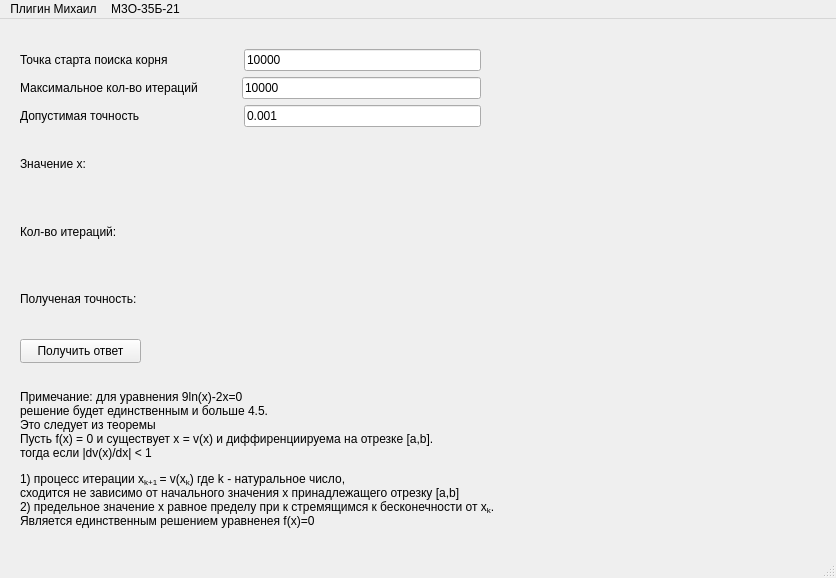
<?xml version="1.0" encoding="UTF-8"?>
<ui version="4.0">
 <class>MainWindow</class>
 <widget class="QMainWindow" name="MainWindow">
  <property name="geometry">
   <rect>
    <x>0</x>
    <y>0</y>
    <width>836</width>
    <height>578</height>
   </rect>
  </property>
  <property name="windowTitle">
   <string>Метод итераций</string>
  </property>
  <widget class="QWidget" name="centralwidget">
   <widget class="QPushButton" name="pushButton">
    <property name="geometry">
     <rect>
      <x>20</x>
      <y>320</y>
      <width>121</width>
      <height>24</height>
     </rect>
    </property>
    <property name="text">
     <string>Получить ответ</string>
    </property>
   </widget>
   <widget class="QWidget" name="verticalLayoutWidget">
    <property name="geometry">
     <rect>
      <x>20</x>
      <y>30</y>
      <width>461</width>
      <height>281</height>
     </rect>
    </property>
    <layout class="QVBoxLayout" name="verticalLayout">
     <item>
      <layout class="QHBoxLayout" name="horizontalLayout_0">
       <item>
        <widget class="QLabel" name="labelStartPoint">
         <property name="minimumSize">
          <size>
           <width>70</width>
           <height>10</height>
          </size>
         </property>
         <property name="text">
          <string>Точка старта поиска корня</string>
         </property>
        </widget>
       </item>
       <item>
        <spacer name="horizontalSpacer_6">
         <property name="orientation">
          <enum>Qt::Horizontal</enum>
         </property>
         <property name="sizeType">
          <enum>QSizePolicy::Fixed</enum>
         </property>
         <property name="sizeHint" stdset="0">
          <size>
           <width>70</width>
           <height>20</height>
          </size>
         </property>
        </spacer>
       </item>
       <item>
        <widget class="QLineEdit" name="startPoint">
         <property name="text">
          <string>10000</string>
         </property>
        </widget>
       </item>
      </layout>
     </item>
     <item>
      <layout class="QHBoxLayout" name="horizontalLayout_1">
       <item>
        <widget class="QLabel" name="labelMaxCount">
         <property name="minimumSize">
          <size>
           <width>70</width>
           <height>10</height>
          </size>
         </property>
         <property name="text">
          <string>Максимальное кол-во итераций</string>
         </property>
        </widget>
       </item>
       <item>
        <spacer name="horizontalSpacer_5">
         <property name="orientation">
          <enum>Qt::Horizontal</enum>
         </property>
         <property name="sizeType">
          <enum>QSizePolicy::Fixed</enum>
         </property>
         <property name="sizeHint" stdset="0">
          <size>
           <width>38</width>
           <height>20</height>
          </size>
         </property>
        </spacer>
       </item>
       <item>
        <widget class="QLineEdit" name="maxCount">
         <property name="text">
          <string>10000</string>
         </property>
        </widget>
       </item>
      </layout>
     </item>
     <item>
      <layout class="QHBoxLayout" name="horizontalLayout_2">
       <item>
        <widget class="QLabel" name="labelAccuracy">
         <property name="minimumSize">
          <size>
           <width>50</width>
           <height>10</height>
          </size>
         </property>
         <property name="layoutDirection">
          <enum>Qt::LeftToRight</enum>
         </property>
         <property name="text">
          <string>Допустимая точность</string>
         </property>
        </widget>
       </item>
       <item>
        <spacer name="horizontalSpacer_4">
         <property name="orientation">
          <enum>Qt::Horizontal</enum>
         </property>
         <property name="sizeType">
          <enum>QSizePolicy::Fixed</enum>
         </property>
         <property name="sizeHint" stdset="0">
          <size>
           <width>98</width>
           <height>10</height>
          </size>
         </property>
        </spacer>
       </item>
       <item>
        <widget class="QLineEdit" name="accuracy">
         <property name="inputMethodHints">
          <set>Qt::ImhDigitsOnly</set>
         </property>
         <property name="text">
          <string>0.001</string>
         </property>
        </widget>
       </item>
      </layout>
     </item>
     <item>
      <layout class="QHBoxLayout" name="horizontalLayout_3">
       <item>
        <widget class="QLabel" name="labelAnswer">
         <property name="minimumSize">
          <size>
           <width>50</width>
           <height>10</height>
          </size>
         </property>
         <property name="layoutDirection">
          <enum>Qt::LeftToRight</enum>
         </property>
         <property name="text">
          <string>Значение x: </string>
         </property>
        </widget>
       </item>
       <item>
        <widget class="QLabel" name="answer">
         <property name="minimumSize">
          <size>
           <width>50</width>
           <height>10</height>
          </size>
         </property>
         <property name="layoutDirection">
          <enum>Qt::LeftToRight</enum>
         </property>
         <property name="text">
          <string/>
         </property>
        </widget>
       </item>
      </layout>
     </item>
     <item>
      <layout class="QHBoxLayout" name="horizontalLayout_4">
       <item>
        <widget class="QLabel" name="labelAnswerCount">
         <property name="minimumSize">
          <size>
           <width>70</width>
           <height>10</height>
          </size>
         </property>
         <property name="layoutDirection">
          <enum>Qt::LeftToRight</enum>
         </property>
         <property name="text">
          <string>Кол-во итераций: </string>
         </property>
        </widget>
       </item>
       <item>
        <widget class="QLabel" name="answerCount">
         <property name="minimumSize">
          <size>
           <width>70</width>
           <height>10</height>
          </size>
         </property>
         <property name="layoutDirection">
          <enum>Qt::LeftToRight</enum>
         </property>
         <property name="text">
          <string/>
         </property>
        </widget>
       </item>
      </layout>
     </item>
     <item>
      <layout class="QHBoxLayout" name="horizontalLayout_5">
       <item>
        <widget class="QLabel" name="labelAnswerAccuracy">
         <property name="minimumSize">
          <size>
           <width>50</width>
           <height>10</height>
          </size>
         </property>
         <property name="layoutDirection">
          <enum>Qt::LeftToRight</enum>
         </property>
         <property name="text">
          <string>Полученая точность:</string>
         </property>
        </widget>
       </item>
       <item>
        <widget class="QLabel" name="answerAccuracy">
         <property name="minimumSize">
          <size>
           <width>50</width>
           <height>10</height>
          </size>
         </property>
         <property name="layoutDirection">
          <enum>Qt::LeftToRight</enum>
         </property>
         <property name="text">
          <string/>
         </property>
        </widget>
       </item>
      </layout>
     </item>
    </layout>
   </widget>
   <widget class="QLabel" name="label">
    <property name="geometry">
     <rect>
      <x>20</x>
      <y>360</y>
      <width>481</width>
      <height>161</height>
     </rect>
    </property>
    <property name="text">
     <string>&lt;html&gt;&lt;head/&gt;&lt;body&gt;&lt;p&gt;Примечание: для уравнения 9ln(x)-2x=0 &lt;br/&gt;решение будет единственным и больше 4.5.&lt;br/&gt;Это следует из теоремы &lt;br/&gt;Пусть f(x) = 0 и существует x = v(x) и диффиренциируема на отрезке [a,b].&lt;br/&gt;тогда если |dv(x)/dx| &amp;lt; 1 &lt;/p&gt;&lt;p&gt;1) процесс итерации x&lt;span style=&quot; vertical-align:sub;&quot;&gt;k+1 &lt;/span&gt;= v(x&lt;span style=&quot; vertical-align:sub;&quot;&gt;k&lt;/span&gt;) где k - натуральное число, &lt;br/&gt;сходится не зависимо от начального значения x принадлежащего отрезку [a,b]&lt;br/&gt;2) предельное значение x равное пределу при к стремящимся к бесконечности от x&lt;span style=&quot; vertical-align:sub;&quot;&gt;k&lt;/span&gt;. &lt;br/&gt;Является единственным решением уравненея f(x)=0&lt;/p&gt;&lt;/body&gt;&lt;/html&gt;</string>
    </property>
    <property name="textFormat">
     <enum>Qt::MarkdownText</enum>
    </property>
   </widget>
  </widget>
  <widget class="QMenuBar" name="menubar">
   <property name="geometry">
    <rect>
     <x>0</x>
     <y>0</y>
     <width>836</width>
     <height>21</height>
    </rect>
   </property>
   <widget class="QMenu" name="menu">
    <property name="title">
     <string>Плигин Михаил</string>
    </property>
   </widget>
   <widget class="QMenu" name="menu_3_35_21">
    <property name="title">
     <string>М3О-35Б-21</string>
    </property>
   </widget>
   <addaction name="menu"/>
   <addaction name="menu_3_35_21"/>
  </widget>
  <widget class="QStatusBar" name="statusbar"/>
 </widget>
 <resources/>
 <connections/>
</ui>
